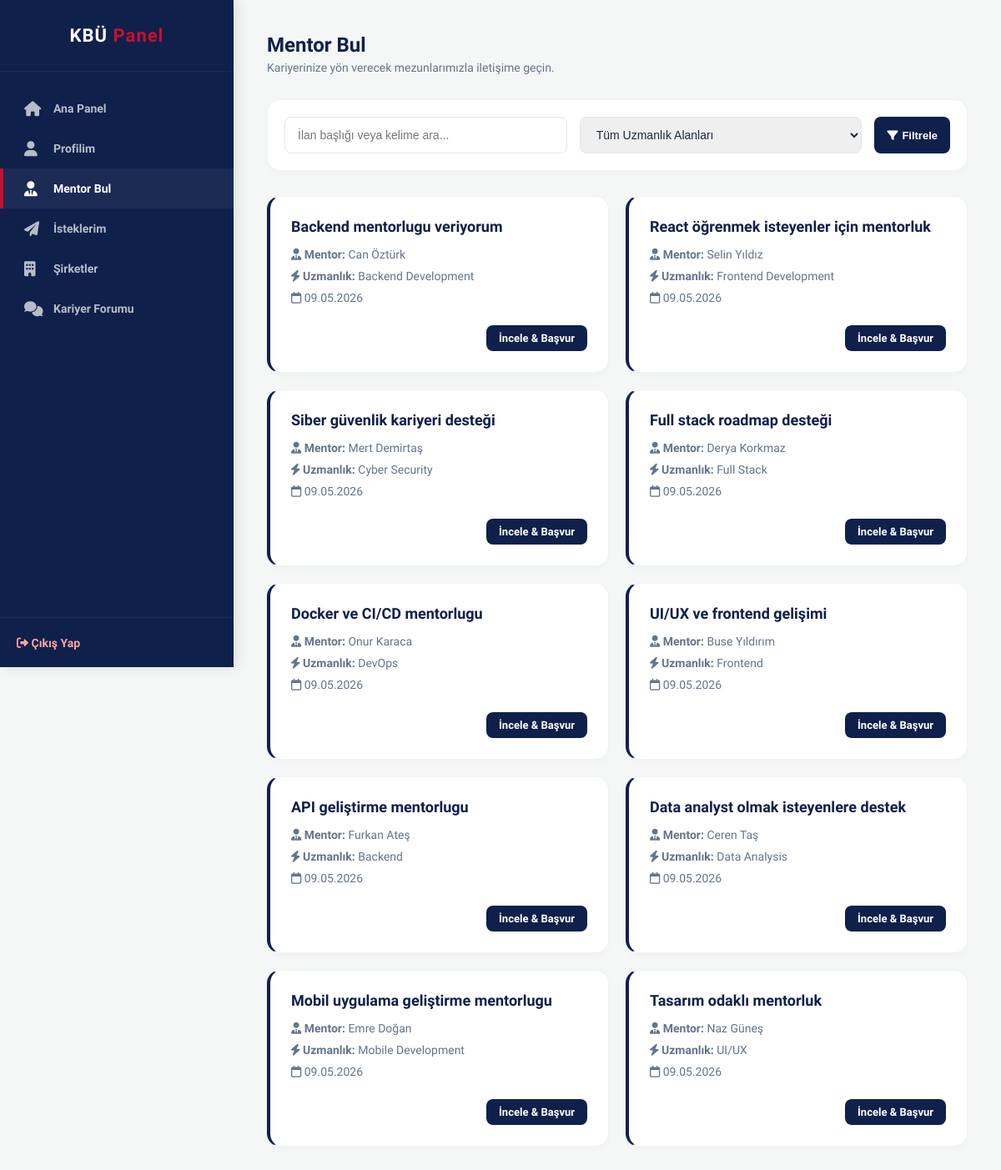
Screenshot of /kariyer_platformu/mentor/student_ads_list.php with the database file from the repository.
### tables this page shows
CREATE TABLE mentor_ads (
    ads_id INT PRIMARY KEY AUTO_INCREMENT,
    graduate_id INT NOT NULL,
    expertise VARCHAR(100) NOT NULL,
    title VARCHAR(255) NOT NULL,
    created_at TIMESTAMP DEFAULT CURRENT_TIMESTAMP,
    FOREIGN KEY (graduate_id) REFERENCES graduates(user_id) ON DELETE CASCADE
);

CREATE TABLE users (
    id INT PRIMARY KEY AUTO_INCREMENT,
    first_name VARCHAR(100) NOT NULL,
    last_name VARCHAR(100) NOT NULL,
    email VARCHAR(255) UNIQUE NOT NULL,
    password VARCHAR(255) NOT NULL,
    role ENUM('student', 'graduate', 'admin') NOT NULL,
    is_verified BOOLEAN DEFAULT FALSE,
    gender ENUM('male', 'female', 'other') NULL,
    created_at TIMESTAMP DEFAULT CURRENT_TIMESTAMP
);

### kariyer_platformu/mentor/student_ads_list.php (the view, shortened to what this page needs)
<?php
require_once "../includes/db.php";
$search = isset($_GET['search']) ? mysqli_real_escape_string($conn, $_GET['search']) : '';
$sql = "
    SELECT
        ma.ads_id, ma.title, ma.expertise, ma.created_at,
        u.first_name, u.last_name
    FROM mentor_ads ma
    JOIN graduates g ON ma.graduate_id = g.user_id
    JOIN users u ON g.user_id = u.id
    WHERE 1=1
";
$sql .= " ORDER BY ma.created_at DESC";
$result = mysqli_query($conn, $sql);
$ads = mysqli_fetch_all($result, MYSQLI_ASSOC);
$total = count($ads);
?>
<!DOCTYPE html>
<html lang="tr">
<head>
    <link rel="stylesheet" href="https://cdnjs.cloudflare.com/ajax/libs/font-awesome/6.0.0/css/all.min.css">
    <link rel="stylesheet" href="../assets/css/main.css">
    <link rel="stylesheet" href="../assets/css/app.css">
    <link rel="stylesheet" href="../assets/css/mentor.css">
</head>
<body>
    <div class="app-container">
        <?php include '../includes/sidebar.php'; ?>
        <main class="main-content">
            <div class="page-header">
                <h1 class="page-title">Mentor Bul</h1>
                <p class="page-subtitle">Kariyerinize yön verecek mezunlarımızla iletişime geçin.</p>
            </div>
            <form method="GET" action="" class="mentor-filter-card">
                <input type="text" name="search" placeholder="İlan başlığı veya kelime ara..." value="<?= htmlspecialchars($search) ?>">
                <select name="expertise">
                    <option value="">Tüm Uzmanlık Alanları</option>
                </select>
                <button type="submit" class="btn-sm btn-action"><i class="fa-solid fa-filter"></i> Filtrele</button>
            </form>
            <div class="mentor-grid">
                <?php if ($total === 0): ?>
                    <div class="empty-state" style="grid-column: 1 / -1;">
                        <i class="fa-solid fa-box-open"></i>
                        <p>Arama kriterlerinize uygun ilan bulunamadı.</p>
                    </div>
                <?php else: ?>
                    <?php foreach ($ads as $ad): ?>
                        <div class="ad-card">
                            <h3 class="ad-title"><?= htmlspecialchars($ad['title']) ?></h3>
                            <p class="ad-info"><i class="fa-solid fa-user-tie"></i> <strong>Mentor:</strong> <?= htmlspecialchars($ad['first_name'] . ' ' . $ad['last_name']) ?></p>
                            <p class="ad-info"><i class="fa-solid fa-bolt"></i> <strong>Uzmanlık:</strong> <?= htmlspecialchars($ad['expertise']) ?></p>
                            <p class="ad-info"><i class="fa-regular fa-calendar"></i> <?= date('d.m.Y', strtotime($ad['created_at'])) ?></p>
                            <div class="ad-footer">
                                <a href="student_apply.php?ads_id=<?= $ad['ads_id'] ?>" class="btn-sm btn-action">İncele & Başvur</a>
                            </div>
                        </div>
                    <?php endforeach; ?>
                <?php endif; ?>
            </div>
        </main>
    </div>
</body>
</html>

### kariyer_platformu/includes/sidebar.php
<?php
$current_page = basename($_SERVER['PHP_SELF']);
$current_dir = basename(dirname($_SERVER['PHP_SELF']));
$sub_folders = ['mentor', 'forum', 'user', 'auth', 'company'];
$path = in_array($current_dir, $sub_folders) ? '../' : '';
$user_role = $_SESSION['role'] ?? 'student';
?>
<aside class="sidebar">
    <div class="sidebar-header">
        <div class="sidebar-brand">KBÜ <span>Panel</span></div>
    </div>
    <nav class="sidebar-nav">
        <?php if($user_role === 'admin'): ?>
            <a href="<?= $path ?>admin_panel.php" class="<?= $current_page == 'admin_panel.php' ? 'active' : '' ?>">
                <i class="fa-solid fa-shield-halved"></i> Yönetim Paneli
            </a>
        <?php else: ?>
            <a href="<?= $path ?>dashboard.php" class="<?= $current_page == 'dashboard.php' ? 'active' : '' ?>">
                <i class="fa-solid fa-house"></i> Ana Panel
            </a>
            <a href="<?= $path ?>view_profile.php" class="<?= in_array($current_page, ['view_profile.php', 'profile.php']) ? 'active' : '' ?>">
                <i class="fa-solid fa-user"></i> Profilim
            </a>
            <?php if($user_role == 'student'): ?>
                <a href="<?= $path ?>mentor/student_ads_list.php" class="<?= $current_page == 'student_ads_list.php' ? 'active' : '' ?>">
                    <i class="fa-solid fa-user-tie"></i> Mentor Bul
                </a>
                <a href="<?= $path ?>mentor/student_my_requests.php" class="<?= $current_page == 'student_my_requests.php' ? 'active' : '' ?>">
                    <i class="fa-solid fa-paper-plane"></i> İsteklerim
                </a>
            <?php elseif($user_role == 'graduate'): ?>
                <a href="<?= $path ?>mentor/mentor_my_ads.php" class="<?= in_array($current_page, ['mentor_my_ads.php', 'mentor_ads_create.php', 'mentor_applications.php']) ? 'active' : '' ?>">
                    <i class="fa-solid fa-bullhorn"></i> İlanlarım
                </a>
            <?php endif; ?>
            <a href="<?= $path ?>company/company.php" class="<?= ($current_dir == 'company') ? 'active' : '' ?>">
                <i class="fa-solid fa-building"></i> Şirketler
            </a>
            <a href="<?= $path ?>forum/forum.php" class="<?= ($current_dir == 'forum') ? 'active' : '' ?>">
                <i class="fa-solid fa-comments"></i> Kariyer Forumu
            </a>
        <?php endif; ?>
    </nav>
    <div class="sidebar-footer">
        <a href="<?= $path ?>auth/logout.php" class="logout-link">
            <i class="fa-solid fa-right-from-bracket"></i> Çıkış Yap
        </a>
    </div>
</aside>

### kariyer_platformu/assets/css/main.css (style rules this page uses)
:root { --kbu-lacivert: #0F204B; --kbu-kirmizi: #C8102E; --kbu-beyaz: #FFFFFF; --bg-light: #F4F7F6; --text-dark: #1E293B; --text-muted: #64748B; --card-shadow: 0 10px 30px rgba(15, 32, 75, 0.08); --font-main: 'Plus Jakarta Sans', sans-serif; --transition: all 0.3s ease; }
* { margin: 0; padding: 0; box-sizing: border-box; }
body { font-family: var(--font-main); background-color: var(--bg-light); color: var(--text-dark); min-height: 100vh; }
a { text-decoration: none; color: var(--kbu-lacivert); transition: var(--transition); }

### kariyer_platformu/assets/css/app.css (style rules this page uses)
.app-container { display: flex; min-height: 100vh; background-color: var(--bg-light); }
.sidebar { width: 280px; background-color: var(--kbu-lacivert); color: white; display: flex; flex-direction: column; position: fixed; height: 100vh; box-shadow: 4px 0 15px rgba(0,0,0,0.1); z-index: 100; }
.sidebar-header { padding: 30px 20px; text-align: center; border-bottom: 1px solid rgba(255,255,255,0.05); }
.sidebar-brand { font-size: 22px; font-weight: 800; color: white; letter-spacing: 1px; }
.sidebar-brand span { color: var(--kbu-kirmizi); }
.sidebar-nav { padding: 20px 0; flex: 1; }
.sidebar-nav a { display: flex; align-items: center; padding: 15px 25px; color: rgba(255,255,255,0.7) !important; font-size: 14px; font-weight: 600; transition: all 0.3s ease; border-left: 4px solid transparent; }
.sidebar-nav a i { width: 25px; font-size: 18px; margin-right: 10px; }
.sidebar-nav a:hover, .sidebar-nav a.active { color: white !important; background-color: rgba(255,255,255,0.05); border-left-color: var(--kbu-kirmizi); }
.sidebar-footer { padding: 20px; border-top: 1px solid rgba(255,255,255,0.05); }
.logout-link { color: #FCA5A5 !important; font-size: 14px; font-weight: bold; }
.main-content { flex: 1; margin-left: 280px; padding: 40px; }
.page-header { margin-bottom: 30px; }
.page-title { color: var(--kbu-lacivert); font-size: 24px; margin-bottom: 5px; }
.page-subtitle { color: var(--text-muted); font-size: 14px; }

### kariyer_platformu/assets/css/mentor.css (style rules this page uses)
.mentor-filter-card { background: white; padding: 20px; border-radius: 16px; border: 1px solid rgba(0,0,0,0.05); margin-bottom: 30px; display: flex; gap: 15px; box-shadow: 0 4px 6px rgba(0,0,0,0.02); }
.mentor-filter-card input, .mentor-filter-card select { flex: 1; border-radius: 8px; border: 1px solid #e2e8f0; padding: 12px 15px; outline: none; font-size: 14px; color: var(--text-main); }
.mentor-grid { display: grid; grid-template-columns: repeat(auto-fill, minmax(350px, 1fr)); gap: 20px; }
.ad-card { background: white; border-radius: 16px; padding: 25px; border: 1px solid rgba(0,0,0,0.05); border-left: 4px solid var(--kbu-lacivert); box-shadow: 0 4px 6px rgba(0,0,0,0.02); transition: all 0.3s ease; display: flex; flex-direction: column; }
.ad-title { font-size: 18px; color: var(--kbu-lacivert); font-weight: 800; margin: 0 0 10px 0; }
.ad-info { color: var(--text-muted); font-size: 14px; margin: 5px 0; }
.ad-info strong { color: var(--text-main); }
.ad-footer { margin-top: auto; padding-top: 20px; display: flex; justify-content: flex-end; gap: 10px; }
.btn-sm { padding: 8px 15px; border-radius: 8px; font-size: 13px; font-weight: 700; text-decoration: none; border: none; cursor: pointer; transition: 0.2s; display: inline-flex; align-items: center; gap: 5px; }
.btn-action { background: var(--kbu-lacivert); color: white !important; }

### rows the page displays
mentor_ads: title "Backend mentorlugu veriyorum", users.first_name+last_name "Can Öztürk", expertise "Backend Development", created_at "09.05.2026"
mentor_ads: title "React öğrenmek isteyenler için mentorluk", users.first_name+last_name "Selin Yıldız", expertise "Frontend Development", created_at "09.05.2026"
mentor_ads: title "Siber güvenlik kariyeri desteği", users.first_name+last_name "Mert Demirtaş", expertise "Cyber Security", created_at "09.05.2026"
mentor_ads: title "Full stack roadmap desteği", users.first_name+last_name "Derya Korkmaz", expertise "Full Stack", created_at "09.05.2026"
mentor_ads: title "Docker ve CI/CD mentorlugu", users.first_name+last_name "Onur Karaca", expertise "DevOps", created_at "09.05.2026"
mentor_ads: title "UI/UX ve frontend gelişimi", users.first_name+last_name "Buse Yıldırım", expertise "Frontend", created_at "09.05.2026"
mentor_ads: title "API geliştirme mentorlugu", users.first_name+last_name "Furkan Ateş", expertise "Backend", created_at "09.05.2026"
mentor_ads: title "Data analyst olmak isteyenlere destek", users.first_name+last_name "Ceren Taş", expertise "Data Analysis", created_at "09.05.2026"
mentor_ads: title "Mobil uygulama geliştirme mentorlugu", users.first_name+last_name "Emre Doğan", expertise "Mobile Development", created_at "09.05.2026"
mentor_ads: title "Tasarım odaklı mentorluk", users.first_name+last_name "Naz Güneş", expertise "UI/UX", created_at "09.05.2026"
